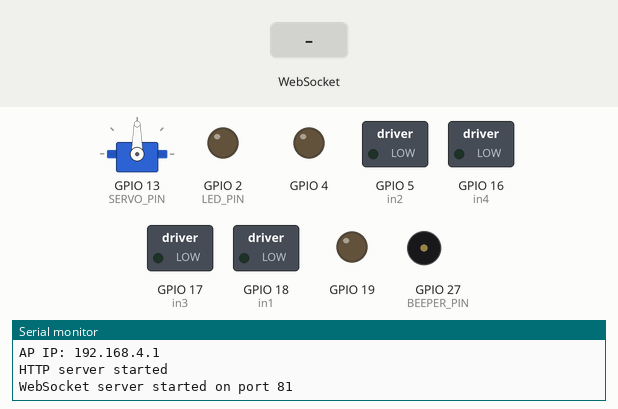
Recording of a sketch running on a simulated ESP32. Parts: servo, switched loads named in the sketch (green lamp = pin HIGH), output pins drawn as LEDs (lit = HIGH), buzzer (waves = sounding, pin HIGH), the last lines printed to the serial monitor. Dashed ring = blinking. Inputs (shaded band) come from the test bench.

Above: at 1.5 s.
1.6 s: WebSocket text "fill" received
At 1.75 s:
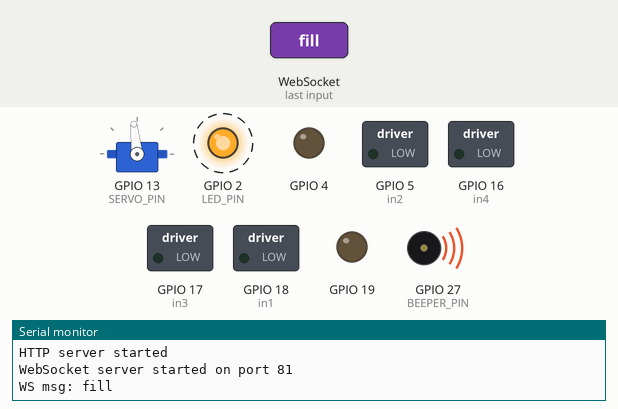
At 2.35 s:
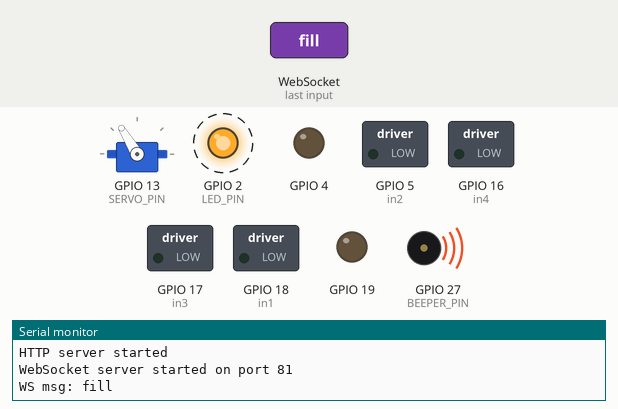
4.6 s: WebSocket text "stop" received
At 4.75 s:
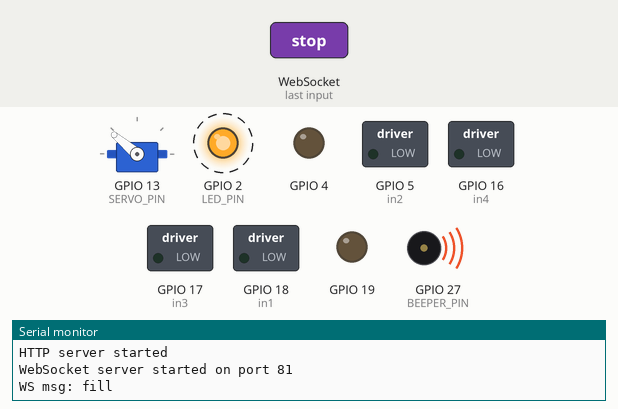
7.6 s: WebSocket text "down:" received
Timing chart, 0 to 10.6 s (numbered marks = the images above; inputs shaded):
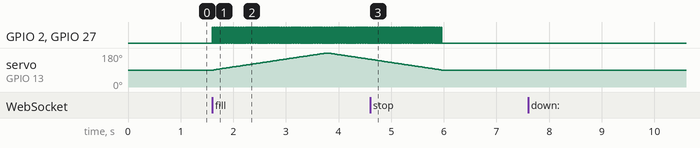

The sketch:

Car.ino
```cpp
/*
  ESP32 WebSocket realtime controller for L298N (2 motors) + MG90S servo.
  - WiFi AP: "ESP32-Car" (password "12345678") — change if you want STA mode.
  - Websocket server on port 81.
  - Minimal web UI served at "/" to control motion with press-and-hold.

  Libraries required:
    - WiFi (built-in)
    - WebSocketsServer (install "arduinoWebSockets")
    - ESP32Servo (already used)
*/

#include <WiFi.h>
#include <WebServer.h>
#include <WebSocketsServer.h>
#include <ESP32Servo.h>

// ========= network =========
const char *apSSID = "FillerBot";
const char *apPASS = "12345678";
WebServer httpServer(80);
WebSocketsServer webSocket = WebSocketsServer(81);

// ========= motor pinout (your pins) =========
// Motor A
int enA = 19;  // ENA pin (PWM)
int in1 = 18;  // IN1
int in2 = 5;   // IN2

// Motor B
int enB = 4;   // ENB pin (PWM)
int in3 = 17;  // IN3
int in4 = 16;  // IN4

// PWM properties
const int freq = 1000;
const int pwmChannelA = 0;
const int pwmChannelB = 1;
const int resolution = 8;
const int DEFAULT_DUTY = 150; // recommended starting duty (0..255)

// ========= servo =========
Servo filler;
const int SERVO_PIN = 13;
int currentAngle = 90;

// beeper
const int BEEPER_PIN = 27;      // change to your buzzer pin
const int BUILTIN_LED = 2;
const int LED_PIN = BUILTIN_LED;

// ========= runtime state =========
volatile bool forwardActive = false;
volatile bool backwardActive = false;
volatile bool leftActive = false;
volatile bool rightActive = false;
int currentDuty = DEFAULT_DUTY;

// ========= forward declarations =========
void handleRoot();
void webSocketEvent(uint8_t num, WStype_t type, uint8_t * payload, size_t length);
void startMotion();
void stopMotion();
void startDirection(const char* dir);
void stopDirection(const char* dir);
void sweepTo(int targetAngle);

// ============ setup =============
void setup() {
  Serial.begin(115200);
  delay(100);
  Serial.println("hello");

  // Motor direction pins
  pinMode(in1, OUTPUT);
  pinMode(in2, OUTPUT);
  pinMode(in3, OUTPUT);
  pinMode(in4, OUTPUT);

  // Setup PWM channels + attach pins
  if (!ledcAttachChannel(enA, freq, resolution, pwmChannelA)) {
    Serial.println("WARN: ledcAttachChannel failed for enA");
  }
  if (!ledcAttachChannel(enB, freq, resolution, pwmChannelB)) {
    Serial.println("WARN: ledcAttachChannel failed for enB");
  }

  // Set motors off initially
  stopMotors();

  // Setup servo
  filler.attach(SERVO_PIN);
  currentAngle = 90;
  filler.write(currentAngle);
  delay(200);

  // BeeperLED setup
  pinMode(BEEPER_PIN, OUTPUT);
  pinMode(LED_PIN, OUTPUT);
  digitalWrite(BEEPER_PIN, LOW);
  digitalWrite(LED_PIN, LOW);

  // Start WiFi AP
  WiFi.softAP(apSSID, apPASS);
  IPAddress IP = WiFi.softAPIP();
  Serial.print("AP IP: ");
  Serial.println(IP);

  // HTTP route for index
  httpServer.on("/", handleRoot);
  httpServer.begin();
  Serial.println("HTTP server started");

  // WebSocket server
  webSocket.begin();
  webSocket.onEvent(webSocketEvent);
  Serial.println("WebSocket server started on port 81");
}

// ============ loop =============
void loop() {
  httpServer.handleClient();
  webSocket.loop();

  // Continuously ensure motion state is applied
  startMotion(); // this only writes pins according to flags (non-blocking)
}

// ============ web handler & HTML UI ============
void handleRoot() {
  String html = R"rawliteral(
  <!doctype html>
  <html>
  <head>
    <meta name="viewport" content="width=device-width, initial-scale=1"/>
    <title>ESP32 Car WS</title>
    <style>
      body{ font-family: Arial; text-align:center; padding:10px; }
      .row { display:flex; justify-content:center; gap:12px; margin:12px; }
      button { width:110px; height:70px; font-size:18px; border-radius:8px; }
      #status { margin-top:8px; color:green; }
    </style>
  </head>
  <body>
    <h2>ESP32 Car - WebSocket</h2>
    <div class="row">
      <button id="forward">Forward</button>
    </div>
    <div class="row">
      <button id="left">Left</button>
      <button id="stop">Stop</button>
      <button id="right">Right</button>
    </div>
    <div class="row">
      <button id="back">Backward</button>
    </div>
    <div class="row">
      <button id="fill">Fill</button>
    </div>
    <div id="status">connecting...</div>

    <script>
      let ws;
      const status = document.getElementById('status');

      function connect() {
        const loc = window.location.hostname;
        ws = new WebSocket('ws://' + loc + ':81/');
        ws.onopen = () => { status.textContent = 'connected'; status.style.color='green'; };
        ws.onclose = () => { status.textContent = 'disconnected - retrying'; status.style.color='red'; setTimeout(connect, 1000); };
        ws.onmessage = (evt) => { console.log('recv', evt.data); };
      }
      connect();

      function send(msg) {
        if (ws && ws.readyState === WebSocket.OPEN) ws.send(msg);
      }

      function wireButton(id, action) {
        const btn = document.getElementById(id);
        btn.addEventListener('mousedown', ()=>send('down:' + action));
        btn.addEventListener('mouseup', ()=>send('up:' + action));
        btn.addEventListener('mouseleave', ()=>send('up:' + action));
        btn.addEventListener('touchstart', (e)=>{ e.preventDefault(); send('down:' + action); });
        btn.addEventListener('touchend', (e)=>{ e.preventDefault(); send('up:' + action); });
      }

      wireButton('forward', 'forward');
      wireButton('back', 'backward');
      wireButton('left', 'left');
      wireButton('right', 'right');

      document.getElementById('stop').addEventListener('click', ()=>send('stop'));
      document.getElementById('fill').addEventListener('click', ()=>send('fill'));
    </script>
  </body>
  </html>
  )rawliteral";

  httpServer.send(200, "text/html", html);
}

// ============ WebSocket message handling ============
// Messages format:
//   "down:forward"  -- start moving forward (on button press)
//   "up:forward"    -- stop moving forward (on button release)
//   "stop"          -- immediate stop
//   "sweep:ANGLE"   -- sweep servo to ANGLE (0..180)
void webSocketEvent(uint8_t num, WStype_t type, uint8_t * payload, size_t length) {
  if (type == WStype_TEXT) {
    String msg = String((char*)payload);
    Serial.printf("WS msg: %s\n", msg.c_str());

    if (msg == "stop") {
      forwardActive = backwardActive = leftActive = rightActive = false;
      stopMotors();
      return;
    }

    if (msg == "fill") {
      doFill();
      return;
    }

    if (msg.startsWith("down:")) {
      String act = msg.substring(5);
      startDirection(act.c_str());
      return;
    }
    if (msg.startsWith("up:")) {
      String act = msg.substring(3);
      stopDirection(act.c_str());
      return;
    }
  }
}

// ============ Fill routine ============
void doFill() {
  // move servo 90 → 180
  for (int a = 90; a <= 180; a++) {
    filler.write(a);
    digitalWrite(BEEPER_PIN, HIGH);
    digitalWrite(LED_PIN, HIGH);
    delay(12);
    digitalWrite(BEEPER_PIN, LOW);
    digitalWrite(LED_PIN, LOW);
    delay(12);
  }
  // then 180 → 90
  for (int a = 180; a >= 90; a--) {
    filler.write(a);
    digitalWrite(BEEPER_PIN, HIGH);
    digitalWrite(LED_PIN, HIGH);
    delay(12);
    digitalWrite(BEEPER_PIN, LOW);
    digitalWrite(LED_PIN, LOW);
    delay(12);
  }
  currentAngle = 90;
}

// ============ Direction state handlers ============
void startDirection(const char* dir) {
  if (strcmp(dir, "forward") == 0)       forwardActive = true;
  else if (strcmp(dir, "backward") == 0) backwardActive = true;
  else if (strcmp(dir, "left") == 0)     leftActive = true;
  else if (strcmp(dir, "right") == 0)    rightActive = true;
  // apply immediately
  startMotion();
}

void stopDirection(const char* dir) {
  if (strcmp(dir, "forward") == 0)       forwardActive = false;
  else if (strcmp(dir, "backward") == 0) backwardActive = false;
  else if (strcmp(dir, "left") == 0)     leftActive = false;
  else if (strcmp(dir, "right") == 0)    rightActive = false;
  // if no direction active, ensure motors stop
  if (!forwardActive && !backwardActive && !leftActive && !rightActive) {
    stopMotors();
  } else {
    // apply remaining active states
    startMotion();
  }
}

// startMotion() interprets flags and sets motor outputs accordingly.
// Non-blocking: just sets pins and PWM.
void startMotion() {
  // Priority: if left/right active, perform turning behavior.
  if (leftActive) {
    // spin left: motor A backward, motor B forward
    digitalWrite(in1, HIGH);
    digitalWrite(in2, LOW);
    digitalWrite(in3, HIGH);
    digitalWrite(in4, LOW);
    ledcWrite(enA, currentDuty);
    ledcWrite(enB, currentDuty);
    return;
  }

  if (rightActive) {
    // spin right: motor A forward, motor B backward
    digitalWrite(in1, LOW);
    digitalWrite(in2, HIGH);
    digitalWrite(in3, LOW);
    digitalWrite(in4, HIGH);
    ledcWrite(enA, currentDuty);
    ledcWrite(enB, currentDuty);
    return;
  }

  // forward / backward
  if (forwardActive) {
    digitalWrite(in1, LOW);
    digitalWrite(in2, HIGH);   // Motor A forward (as your wiring currently expects)
    digitalWrite(in3, HIGH);
    digitalWrite(in4, LOW);    // Motor B forward
    ledcWrite(enA, currentDuty);
    ledcWrite(enB, currentDuty);
    return;
  }

  if (backwardActive) {
    digitalWrite(in1, HIGH);
    digitalWrite(in2, LOW);    // Motor A backward
    digitalWrite(in3, LOW);
    digitalWrite(in4, HIGH);   // Motor B backward
    ledcWrite(enA, currentDuty);
    ledcWrite(enB, currentDuty);
    return;
  }

  // no direction active -> ensure stop
  stopMotors();
}

// ============ Motor helpers ============
void stopMotors() {
  // disable PWM on EN pins
  ledcWrite(enA, 0);
  ledcWrite(enB, 0);

  // set direction pins low (coast)
  digitalWrite(in1, LOW);
  digitalWrite(in2, LOW);
  digitalWrite(in3, LOW);
  digitalWrite(in4, LOW);
}

// ============ Servo sweep (blocking small routine) ============
void sweepTo(int targetAngle) {
  if (targetAngle < 0) targetAngle = 0;
  if (targetAngle > 180) targetAngle = 180;

  // smooth move from currentAngle to targetAngle
  if (targetAngle == currentAngle) return;
  if (targetAngle > currentAngle) {
    for (int a = currentAngle; a <= targetAngle; ++a) {
      filler.write(a);
      delay(12);
    }
  } else {
    for (int a = currentAngle; a >= targetAngle; --a) {
      filler.write(a);
      delay(12);
    }
  }
  currentAngle = targetAngle;
}
```

Measured:
- after the input at 1.6 s, GPIO 2 (LED_PIN), GPIO 27 (BEEPER_PIN): alternates HIGH for 0.01 s and LOW for 0.01 s, starting at once; servo on GPIO 13 (SERVO_PIN): rises from 90° to 180° in 2.1 s, then falls to 147° in 0.82 s
